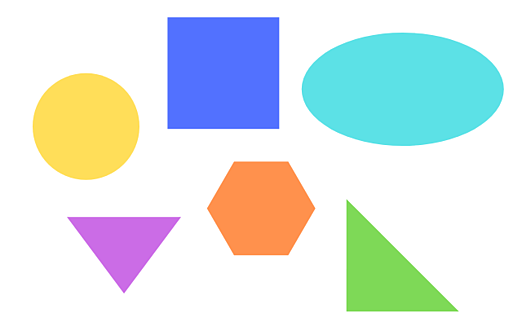
#> input picture filter/shapes2.png, 522 x 326 px, found by its file name
$ python contours.py
#> lines starting #> are read from the running program, lines starting #| are printed output that depends on the picture; after the words box and inside, x2 and y2 are one past the last pixel; in counts of white or black regions, pixels touching at a corner belong together
import numpy as np
import cv2

img=cv2.imread("filter/shapes2.png")
#> img is the input picture: shape (326, 522, 3); mean B, G, R 228.6, 229.5, 218.8
#img=cv2.resize(img,(0,0),fx=0.25,fy=0.25)


grayimg=cv2.cvtColor(img,cv2.COLOR_BGR2GRAY)
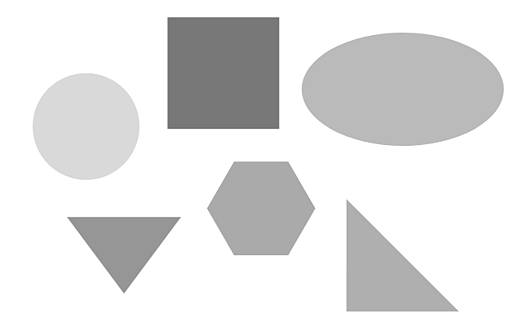
#> grayimg: shape (326, 522); min 101, max 255, mean 226.2

#grayimg=cv2.GaussianBlur(grayimg,(7,7),1)
_,threshimg=cv2.threshold(grayimg,220,255,cv2.THRESH_BINARY)
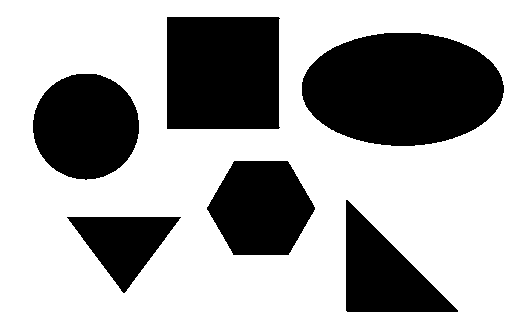
#> threshimg: shape (326, 522); 66% white; 6 black regions
grayimg=cv2.cvtColor(grayimg,cv2.COLOR_GRAY2BGR)
#> grayimg: shape (326, 522, 3)

contours,hierarchy=cv2.findContours(threshimg,cv2.RETR_TREE,cv2.CHAIN_APPROX_SIMPLE)
#> contours = 7 contours; box (x1, y1, x2, y2) and area: (0, 0, 522, 326) 169325, (301, 32, 505, 147) 18204, (166, 16, 281, 130) 12769, (32, 73, 140, 181) 8976, (206, 160, 316, 256) 7806, (345, 199, 459, 313) 6606, (66, 216, 182, 294) 4534
#print(list(contours))
for contour in contours:
  arclen=cv2.arcLength(contour, True)
  approx = cv2.approxPolyDP(contour, 0.01 * arclen, True)
  cv2.drawContours(img,[contour],0,(0,255,0),3)
  print(contour[0])
  x,y,w,h=cv2.boundingRect(contour)

  if(len(approx)==4):
    if(float(w)/h)==1:
      cv2.putText(img,'SQUARE',(x,y-10),cv2.FONT_HERSHEY_SIMPLEX,1,(0,255,0),2)
    else:
      cv2.putText(img,'RECTANGLE',(x,y-10),cv2.FONT_HERSHEY_SIMPLEX,1,(255,0,0),2)
  elif(len(approx)==3):
    cv2.putText(img,'TRIANGLE',(x,y-10),cv2.FONT_HERSHEY_SIMPLEX,1,(0,255,0),2)
  elif(len(approx)==5):
    cv2.putText(img,'PENTAGON',(x,y-10),cv2.FONT_HERSHEY_SIMPLEX,1,(0,255,0),2)
  elif(len(approx)==6):
    cv2.putText(img,'HEXAGON',(x,y-10),cv2.FONT_HERSHEY_SIMPLEX,1,(0,255,0),2)

  else:
    cv2.putText(img,'CIRCLE',(x,y-10),cv2.FONT_HERSHEY_SIMPLEX,1,(0,0,255),2)
#> this loop made 7 passes
#> (arclen, approx, x, y, w, h) on passes 1, 2, 3, 7: (1692, [[0, 0], [0, 325], [521, 325], [521, 0]], 0, 0, 522, 326), (316, [[66, 217], [181, 217], [124, 293]], 66, 216, 116, 78), (384.6, [[345, 200], [458, 311], [347, 312]], 345, 199, 114, 114), (451.3, [[166, 17], [278, 16], [280, 127], [167, 129]], 166, 16, 115, 114)
#> (arclen, x, y, w, h) on passes 4 to 6: (343.6, 206, 160, 110, 96), (354.2, 32, 73, 108, 108), (535, 301, 32, 204, 115)
#| [[0 0]]
#| [[ 66 217]]
#| [[345 200]]
#| [[234 160]]
#| [[75 74]]
#| [[383  33]]
#| [[166  17]]
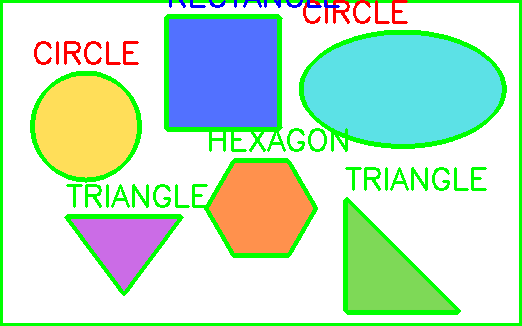
#> img: shape (326, 522, 3); 12.23% of pixels changed, all inside (x1, y1, x2, y2) = (0, 0, 522, 326)
#threshimg=cv2.cvtColor(threshimg,cv2.COLOR_GRAY2BGR)
#stimg=np.hstack((img,grayimg,threshimg))

cv2.imshow("img1",img)

cv2.waitKey(0)

$ run again, with filter/shapes1.png copied over filter/shapes2.png
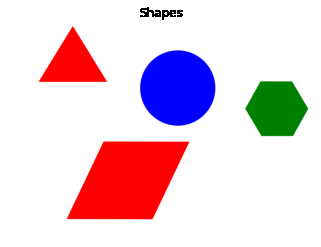
#> input picture filter/shapes1.png, 321 x 247 px, found by its file name
#> img is the input picture: shape (247, 321, 3); mean B, G, R 218.3, 208.2, 231.6
#> `_,threshimg=cv2.threshold(grayimg,220,255,cv2.THRESH_BINARY)`:
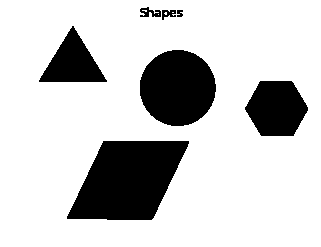
#> threshimg: shape (247, 321); 79.6% white; 7 black regions
#> contours = 12 contours, 4 with area under 20; largest, box (x1, y1, x2, y2) and area: (0, 0, 321, 247) 78720, (66, 140, 190, 221) 6969, (139, 49, 217, 127) 4646, (244, 80, 309, 137) 2724, (38, 25, 108, 83) 2061, (139, 6, 162, 18) 170, (161, 9, 177, 21) 120, (176, 9, 184, 18) 49
#> the loop `for contour in contours:` made 12 passes
#> (arclen, x, y, w, h) on passes 3, 4, 6, 7, 9, 10, 11, 12: (201.9, 244, 80, 65, 57), (254.7, 139, 49, 78, 78), (36.14, 176, 9, 8, 9), (61.21, 161, 9, 16, 12), (6.83, 164, 12, 3, 3), (91.94, 139, 6, 23, 12), (0, 158, 14, 1, 1), (9.41, 142, 10, 5, 2)
#> (printed output is left out)
#> after the loop `for contour in contours:`:
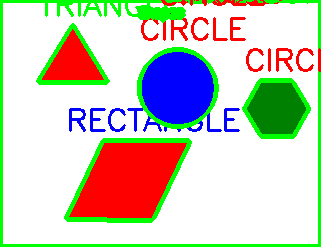
#> img: shape (247, 321, 3); 14.62% of pixels changed, all inside (x1, y1, x2, y2) = (0, 0, 321, 247)
